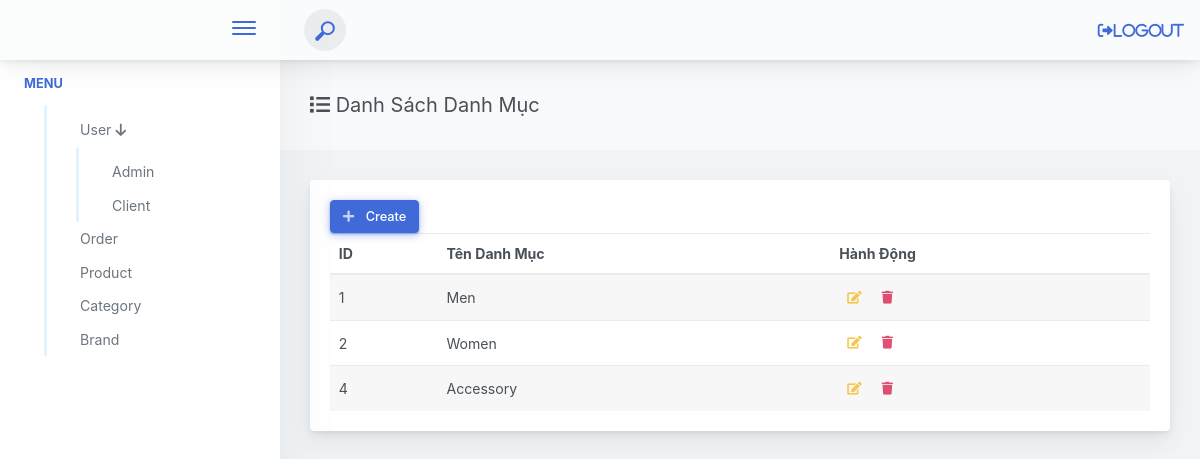
The app's page /admin/?act=category (signed in) with its own data.
### tables this page shows
CREATE TABLE `category` (
  `id` int(11) NOT NULL,
  `name` varchar(100) DEFAULT NULL
);

### admin/controllers/AdminCategoryController.php (called while the page is built, shortened)
<?php
class AdminCategoryController
{
    public $modelCategory;
    public function __construct()
    {
        $this->modelCategory = new AdminCategory();
    }
    public function listCategory()
    {
        $listCategory = $this->modelCategory->getAllCategory();
        require_once './views/danhmuc/Category.php';
    }
}

### admin/index.php (called while the page is built, shortened)
<?php
require_once '../commons/function.php';
require_once './controllers/AdminCategoryController.php';
require_once './model/AdminCategory.php';
$act = $_GET['act'] ?? '/';
match ($act) {
    'user' => (new AdminUserController())->user(),
    'form-add-user' => (new AdminUserController())->formAddUser(),
    'add-user' => (new AdminUserController())->postAddUser(),
    'form-edit-user' => (new AdminUserController())->formEditUser(),
    'edit-user' => (new AdminUserController())->postEditUser(),
    'delete-user' => (new AdminUserController())->deleteUser(),
    'show-user' => (new AdminUserController())->showUser(),
    'reset-password' => (new AdminUserController())->resetPassword(),
    'client' => (new AdminUserController())->client(),
    'form-edit-client' => (new AdminUserController())->formEditClient(),
    'edit-client' => (new AdminUserController())->postEditClient(),
    'show-client' => (new AdminUserController())->showClient(),
    'login-admin' => (new AdminUserController())->formLogin(),
    'check-login-admin' => (new AdminUserController())->login(),
    'logout-admin' => (new AdminUserController())->Logout(),
    'product' => (new AdminProductController())->product(),
    'form-add-product' => (new AdminProductController())->formAddProduct(),
    'add-product' => (new AdminProductController())->postAddProduct(),
    'delete-product' => (new AdminProductController())->deleteProduct(),
    'show-product' => (new AdminProductController())->showProduct(),
    'edit-product' => (new AdminProductController())->postEditProduct(),
    'form-edit-product' => (new AdminProductController())->formEditProduct(),
    'category' => (new AdminCategoryController())->listCategory(),
    'form-add-category' => (new AdminCategoryController())->formAddCategory(),
    'add-category' => (new AdminCategoryController())->postAddCategory(),
    'form-edit-category' => (new AdminCategoryController())->formEditCategory(),
    'edit-category' => (new AdminCategoryController())->postEditCategory(),
    'delete-category' => (new AdminCategoryController())->deleteCategory(),
    'order' => (new AdminOrderController())->order(),
    'delete-order' => (new AdminOrderController())->deleteOrder(),
    'show-order' => (new AdminOrderController())->showOrder(),
    'edit-order' => (new AdminOrderController())->postEditOrder(),
    'form-edit-order' => (new AdminOrderController())->formEditOrder(),
};

### commons/function.php (called while the page is built, shortened)
<?php
function connectDB()
{
    $host = DB_HOST;
    $port = DB_PORT;
    $dbname = DB_NAME;
    try {
        $conn = new PDO("mysql:host=$host;port=$port;dbname=$dbname", DB_USERNAME, DB_PASSWORD);
        $conn->setAttribute(PDO::ATTR_ERRMODE, PDO::ERRMODE_EXCEPTION);
        $conn->setAttribute(PDO::ATTR_DEFAULT_FETCH_MODE, PDO::FETCH_ASSOC);
        return $conn;
    } catch (PDOException $e) {
        echo ("Connection failed: " . $e->getMessage());
    }
}

### admin/model/AdminCategory.php (called while the page is built, shortened)
<?php
class AdminCategory
{
    public $conn;
    public function __construct()
    {
        $this->conn = connectDB();
    }
    public function getAllCategory()
    {
        try {
            $sql = 'SELECT id, name FROM category';
            $stmt = $this->conn->prepare($sql);
            $stmt->execute();
            return $stmt->fetchAll();
        } catch (Exception $e) {
            echo "Lỗi: " . $e->getMessage();
            return [];
        }
    }
}

### admin/views/danhmuc/Category.php (the view, shortened to what this page needs)
<?php include './views/layout/header.php'; ?>
<?php include './views/layout/sidebar.php';
?>
<div class="app-main__outer">
    <div class="app-main__inner">
        <div class="app-page-title">
            <div class="page-title-wrapper">
                <div class="page-title-heading">
                    <div>
                        <i class="fa fa-list"></i>
                        Danh Sách Danh Mục
                    </div>
                </div>
            </div>
        </div>
        <div class="row">
            <div class="col-md-12">
                <div class="main-card mb-3 card">
                    <div class="card-body">
                        <div class="page-title-actions">
                            <a href="<?= BASE_URL_ADMIN . '?act=form-add-category' ?>" class="btn-shadow btn-hover-shine mr-3 btn btn-primary">
                                <span class="btn-icon-wrapper pr-2 opacity-7">
                                    <i class="fa fa-plus fa-w-20"></i>
                                </span>
                                Create
                            </a>
                        </div>
                        <table class="mb-0 table table-striped">
                            <thead>
                                <tr>
                                    <th>ID</th>
                                    <th>Tên Danh Mục</th>
                                    <th>Hành Động</th>
                                </tr>
                            </thead>
                            <tbody>
                                <?php foreach ($listCategory as $category): ?>
                                    <tr>
                                        <td><?php echo $category['id']; ?></td>
                                        <td><?php echo $category['name']; ?></td>
                                        <td>
                                            <a href="<?= BASE_URL_ADMIN . '?act=form-edit-category&id_category=' . $category['id'] ?>" data-toggle="tooltip" title="Edit"
                                                data-placement="bottom" class="btn btn-outline-warning border-0 btn-sm">
                                                <span class="btn-icon-wrapper opacity-8">
                                                    <i class="fa fa-edit fa-w-20"></i>
                                                </span>
                                            </a>
                                            <a href="<?= BASE_URL_ADMIN . '?act=delete-category&id_category=' . $category['id'] ?>" onclick="return confirm('Do you really want to delete this item?')">
                                                <button class="btn btn-hover-shine btn-outline-danger border-0 btn-sm"
                                                    type="submit" data-toggle="tooltip" title="Delete"
                                                    data-placement="bottom">
                                                    <span class="btn-icon-wrapper opacity-8">
                                                        <i class="fa fa-trash fa-w-20"></i>
                                                    </span>
                                                </button>
                                            </a>
                                        </td>
                                    </tr>
                                <?php endforeach; ?>
                            </tbody>
                        </table>
                    </div>
                </div>
            </div>
        </div>
    </div>
</div>

### records on screen
category: id "1", name "Men"
category: id "2", name "Women"
category: id "4", name "Accessory"
